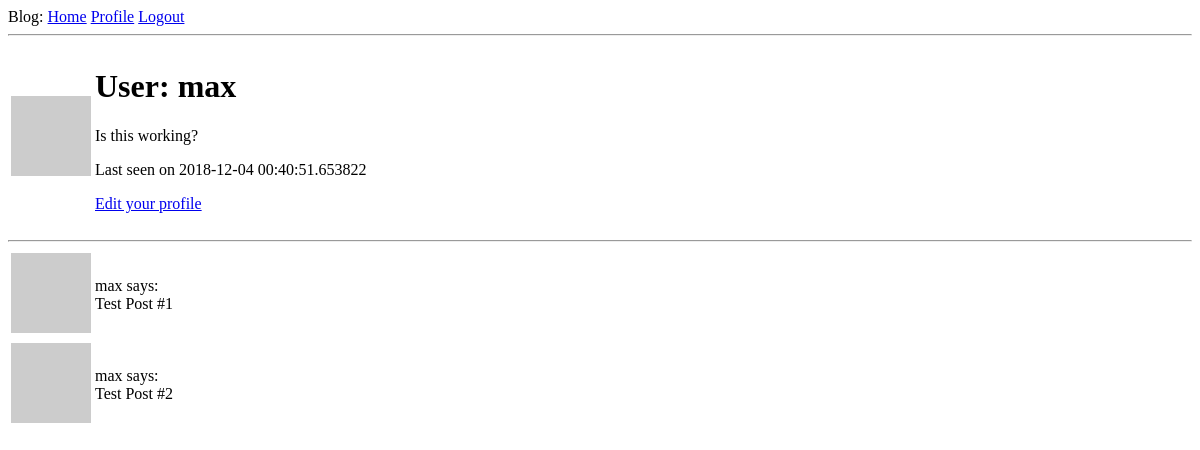
Before: /user/max (signed in) with the older database file.
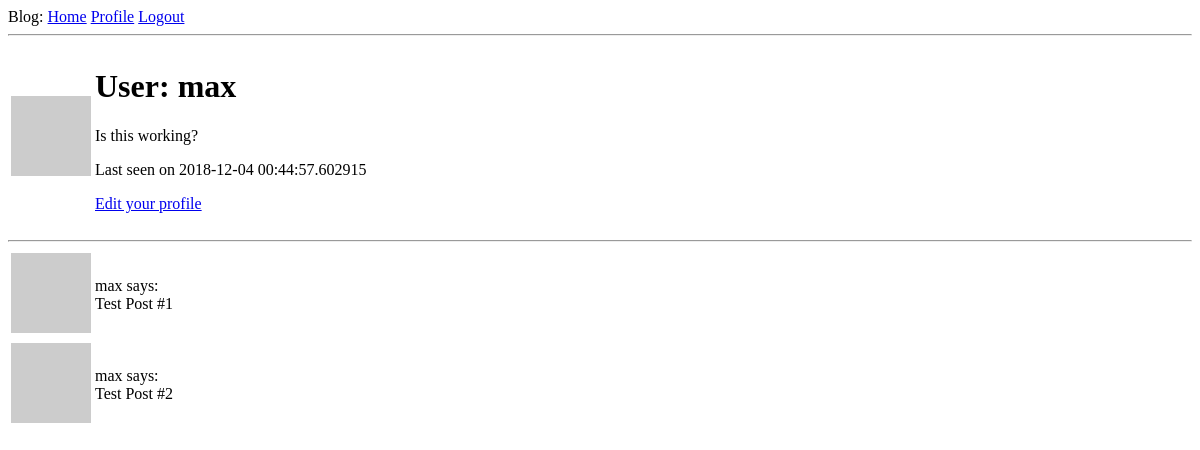
After: the same page with the newer database file.
### app/models.py (models this page shows, shortened)
class User(UserMixin, db.Model):
    id = db.Column(db.Integer, primary_key=True)
    username = db.Column(db.String(64), unique=True, index=True)
    email = db.Column(db.String(128), unique=True, index=True)
    password_hash = db.Column(db.String(128))
    posts = db.relationship('Post', backref='author', lazy='dynamic')
    about_me = db.Column(db.String(140))
    last_seen = db.Column(db.DateTime, default=datetime.utcnow)
    def avatar(self, size):
        digest = md5(self.email.lower().encode('utf-8')).hexdigest()
        return 'https://www.gravatar.com/avatar/{}?d=identicon&s={}'.format(digest, size)

### app/routes.py (the view)
@app.route('/user/<username>')
@login_required
def user(username):
    user = User.query.filter_by(username=username).first_or_404()
    posts = [
        {'author': user, 'body': 'Test Post #1'},
        {'author': user, 'body': 'Test Post #2'},
    ]
    return render_template('user.html', user=user, posts=posts)

### app/models.py (called while the page is built)
@login.user_loader
def load_user(id):
    return User.query.get(int(id))

### app/routes.py (called while the page is built)
@app.before_request
def before_request():
    if current_user.is_authenticated:
        current_user.last_seen = datetime.utcnow()
        db.session.commit()

### app/templates/user.html
{% extends 'base.html' %}
{% block content %}
    <table>
        <tr align="top">
            <td><img src="{{ user.avatar(128) }}" alt=""></td>
            <td>
                <h1>User: {{ user.username }}</h1>
                {% if user.about_me %}
                    <p>{{ user.about_me }}</p>
                {% endif %}
                {% if user.last_seen %}
                    <p>Last seen on {{ user.last_seen }}</p>
                {% endif %}
                {% if user == current_user %}
                    <p><a href="{{ url_for('edit_profile') }}">Edit your profile</a></p>
                {% endif %}
            </td>
        </tr>
    </table>
    <hr>
    {% for post in posts %}
        {% include '_post.html' %}
    {% endfor %}
{% endblock %}

### app/templates/base.html (shortened to what this page needs)
<!DOCTYPE html>
<html lang="en">
<head>
</head>
<body>
<div>
    Blog:
    <a href="{{ url_for('index') }}">Home</a>
    {% if current_user.is_anonymous %}
        <a href="{{ url_for('login') }}">Login</a>
    {% else %}
        <a href="{{ url_for('user', username=current_user.username) }}">Profile</a>
        <a href="{{ url_for('logout') }}">Logout</a>
    {% endif %}
</div>
<hr>
{% block content %}{% endblock %}
</body>
</html>

### app/templates/_post.html
<table>
    <tr align="top">
        <td><img src="{{ post.author.avatar(36) }}" alt=""></td>
        <td>{{ post.author.username }} says: <br> {{ post.body }}</td>
    </tr>
</table>

Changed rows visible on the page:
changed User "max": last_seen "2018-12-04 00:40:51.653822" → "2018-12-04 00:44:57.602915"
